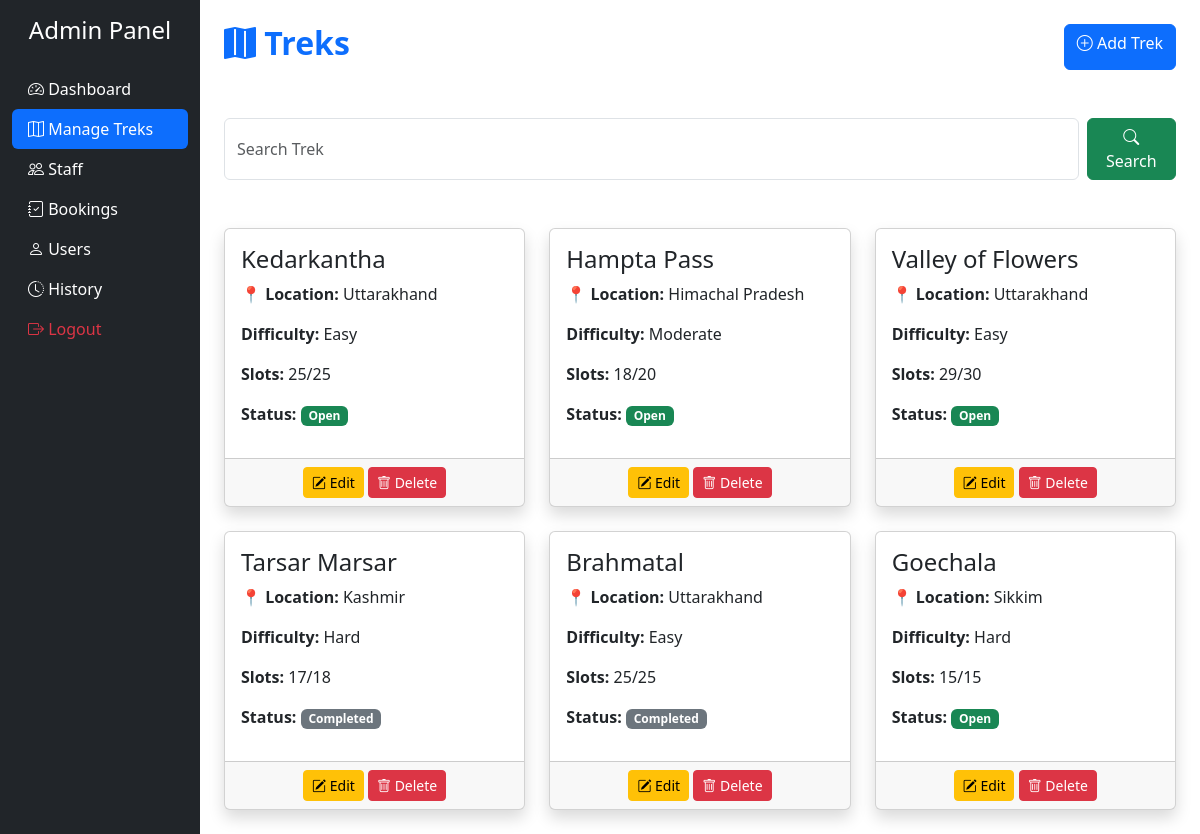
The page /admin/manage_treks (signed in) on the database its author committed.
### app.py (models this page shows)
class Trek(db.Model) :
    __tablename__="trek"
    id = db.Column(db.Integer, primary_key=True)
    trek_name = db.Column(db.String(100), nullable=False)
    location = db.Column(db.String(500), nullable=False)
    difficulty = db.Column(db.String(20), nullable=False) # Easy / Moderate / Hard
    duration = db.Column(db.Integer, nullable=False)  # In Days
    available_slots = db.Column(db.Integer, nullable=False)
    total_slots = db.Column(db.Integer, nullable=False)
    start_date = db.Column(db.Date, nullable=False)
    end_date = db.Column(db.Date, nullable=False)
    desc = db.Column(db.Text)
    status = db.Column(db.String(50), nullable=False)
    assigned_staff_id = db.Column(db.Integer , db.ForeignKey("user.id"))
    bookings = db.relationship("Booking")
    staff = db.relationship("User",foreign_keys=[assigned_staff_id])

### app.py (the view)
@app.route("/admin/manage_treks")
def manage_treks():
    if "user_id" not in session or session.get("user_role") != "admin":
        return redirect(url_for("login"))
    search=request.args.get("search")
    if(search) :
        treks_all=Trek.query.filter(Trek.trek_name.ilike(f"%{search}%")).all()
    else :
        treks_all=Trek.query.all()
    return render_template('admin/manage_treks.html',treks_all=treks_all)

### app.py (called while the page is built)
@app.after_request  ##----->>>> for the website cache memory to be flused out
def add_header(response):
    response.headers["Cache-Control"] = "no-cache, no-store, must-revalidate"
    response.headers["Pragma"] = "no-cache"
    response.headers["Expires"] = "0"
    return response

### templates/admin/manage_treks.html (shortened to what this page needs)
{% extends 'base.html' %}
{% block body %}
<div class="container-fluid">
    <div class="row">
        <div class="col-md-2 bg-dark min-vh-100">
            <h4 class="text-white text-center mt-3">
                Admin Panel
            </h4>
            <div class="nav flex-column mt-4">
                <a href="{{ url_for('admin_dashboard') }}" class="nav-link text-white">
                    <i class="bi bi-speedometer2"></i> Dashboard
                </a>
                <a href="{{ url_for('manage_treks') }}" class="nav-link bg-primary text-white rounded">
                    <i class="bi bi-map"></i> Manage Treks
                </a>
                <a href="{{ url_for('manage_staff') }}" class="nav-link text-white">
                    <i class="bi bi-people"></i> Staff
                </a>
                <a href="{{ url_for('bookings') }}" class="nav-link text-white">
                    <i class="bi bi-journal-check"></i> Bookings
                </a>
                <a href="{{ url_for('manage_users') }}" class="nav-link text-white">
                    <i class="bi bi-person"></i> Users
                </a>
                <a href="{{ url_for('admin_history') }}" class="nav-link text-white">
                    <i class="bi bi-clock-history"></i> History
                </a>
                <a href="{{ url_for('logout') }}" class="nav-link text-danger">
                    <i class="bi bi-box-arrow-right"></i> Logout
                </a>
            </div>
        </div>
        <div class="col-md-10">
            <div class="container mt-4">
                <div class="d-flex justify-content-between mb-3">
                    <h2 class="fw-bold text-primary"><i class="bi bi-map-fill"></i> Treks</h2>
                    <a href="{{ url_for('add_trek') }}" class="btn btn-primary"><i class="bi bi-plus-circle"></i>
                         Add Trek
                    </a>
                </div>
                <form method="GET" action="{{ url_for('manage_treks') }}" class="d-flex my-5">
                    <input type="text" class="form-control me-2" name="search" placeholder="Search Trek">
                    <button class="btn btn-success" type="submit"><i class="bi bi-search"></i>
                        Search
                    </button>
                </form>
                <div class="row">
                    {% for trek in treks_all %}
                    <div class="col-md-4 mb-4">
                        <div class="card shadow h-100">
                            <div class="card-body">
                                <h4 class="card-title">
                                    {{ trek.trek_name }}
                                </h4>
                                <p><strong>📍 Location:</strong> {{ trek.location }}</p>
                                <p><strong>Difficulty:</strong> {{ trek.difficulty }}</p>
                                <p><strong>Slots:</strong> {{ trek.available_slots }}/{{ trek.total_slots }}</p>
                                <p><strong>Status:</strong>
                                    {% if trek.status=="Open" %}
                                    <span class="badge bg-success">Open</span>
                                    {% elif trek.status=="Closed" %}
                                    <span class="badge bg-danger">Closed</span>
                                    {% else %}
                                    <span class="badge bg-secondary">
                                        {{ trek.status }}
                                    </span>
                                    {% endif %}
                                </p>
                            </div>
                            <div class="card-footer text-center">
                                <a href="{{ url_for('edit_trek',id=trek.id) }}" class="btn btn-warning btn-sm">
                                    <i class="bi bi-pencil-square"></i>
                                    Edit
                                </a>
                                <a href="{{ url_for('delete_trek',id=trek.id) }}" class="btn btn-danger btn-sm">
                                    <i class="bi bi-trash"></i>
                                    Delete
                                </a>
                            </div>
                        </div>
                    </div>
                    {% endfor %}
                </div>
            </div>
        </div>
    </div>
</div>
{% endblock %}

### templates/base.html (shortened to what this page needs)
<!doctype html>
<html lang="en">
<head>
    <link rel="stylesheet" href="https://cdn.jsdelivr.net/npm/bootstrap-icons@1.11.3/font/bootstrap-icons.min.css">
    <link href="https://cdn.jsdelivr.net/npm/bootstrap@5.3.8/dist/css/bootstrap.min.css" rel="stylesheet"
>
</head>
<body>
    {% block body %}
    {% endblock %}
</body>
</html>

### templates/base.html (style rules this page uses)
.nav-link { transition:0.3s; }

### rows shown on the page
Trek: trek_name "Kedarkantha", location "Uttarakhand", difficulty "Easy", available_slots "25", total_slots "25", status "Open"
Trek: trek_name "Hampta Pass", location "Himachal Pradesh", difficulty "Moderate", available_slots "18", total_slots "20", status "Open"
Trek: trek_name "Valley of Flowers", location "Uttarakhand", difficulty "Easy", available_slots "29", total_slots "30", status "Open"
Trek: trek_name "Tarsar Marsar", location "Kashmir", difficulty "Hard", available_slots "17", total_slots "18", status "Completed"
Trek: trek_name "Brahmatal", location "Uttarakhand", difficulty "Easy", available_slots "25", total_slots "25", status "Completed"
Trek: trek_name "Goechala", location "Sikkim", difficulty "Hard", available_slots "15", total_slots "15", status "Open"
